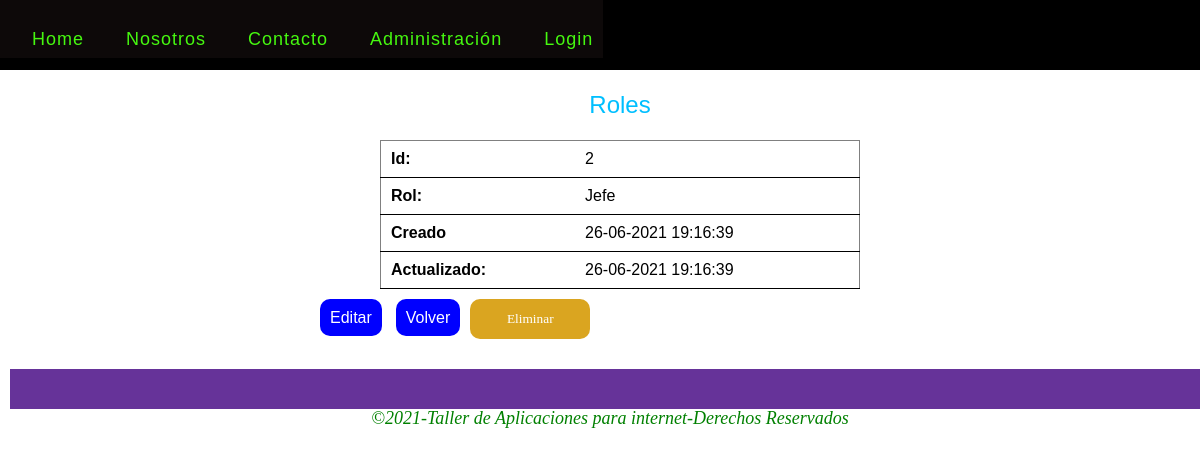
The app's page /roles/show.php?id=2 with its own data.
### tables this page shows
CREATE TABLE `roles` (
  `id` int(11) NOT NULL,
  `nombre` varchar(255) NOT NULL,
  `created_at` datetime DEFAULT NULL,
  `updated_at` datetime DEFAULT NULL
);

### class/modelo.php (called while the page is built, shortened)
<?php
class Modelo
{
    public function __construct()
    {
        $this->_db = new Conexion;
    }
}

### class/rolModel.php (called while the page is built, shortened)
<?php
    require_once('modelo.php');
    class rolModel extends Modelo
    {
    public function getRolId($id)
    {
        $id = (int) $id;
        $rol = $this->_db->prepare("SELECT id,nombre,created_at,updated_at FROM roles WHERE id = ?");
        $rol->bindParam(1,$id);
        $rol->execute();
        return $rol->fetch();
    }
}

### roles/show.php (the view, shortened to what this page needs)
<?php
    require('../class/rolModel.php');
    if(isset($_GET['id'])){
        $id = (int) $_GET['id'];
        $roles = new rolModel;
        $rol = $roles->getRolId($id);
    }
?>
<!DOCTYPE html>
<html lang="es">
<head>
    <link rel="stylesheet" href="../css/reset.css">
    <link rel="stylesheet" href="../css/estilos.css">
</head>
<body>
    <header>
        <?php  include('../partials/menu.php'); ?>
    </header>
    <section>
        <div class= "formulario">
            <h1>Roles</h1>
            <?php if($rol): ?>
                <table class="table">
                    <tr>
                        <th>Id:</th>
                        <td><?php echo $rol['id'];?></td>
                    </tr>
                    <tr>
                        <th>Rol:</th>
                        <td><?php echo $rol['nombre'];?></td>
                    </tr>
                    <tr>
                        <th>Creado</th>
                    <td>
                        <?php
                            $created = new DateTime($rol['created_at']);
                            echo $created->format('d-m-Y H:i:s');
                        ?>
                    </td>
                    <tr>
                        <th>Actualizado:</th>
                        <td>
                                <?php
                                    $created = new DateTime($rol['updated_at']);
                                    echo $created->format('d-m-Y H:i:s');
                                ?>
                        </td>
                    </tr>
                </table>
                <p class ="enlace">
                    <a href="edit.php?id=<?php echo $id;?>" class = "btn btn-primary">Editar</a>
                    <a href="index.php" class="btn btn-link">Volver</a>
                    <form action="delete.php" method="post">
                        <button type="submit" class ="btn btn-warning">Eliminar</button>
                    </form>
                </p>
            <?php else: ?>
                <p class ="text-info">El dato no existe</p>
            <?php endif;?>
        </div>
    </section>
    <footer>
        <?php  include('../partials/footer.php'); ?>
    </footer>
</body>
</html>

### css/estilos.css (style rules this page uses)
footer { width: 100%; float:left; height: 40px; background-color:rebeccapurple; margin: 10px; }
h1,h2,h3,h4,h5,h6 { color: deepskyblue; font-family: Arial, Helvetica, sans-serif; padding: 23px; }
section { float: left; width: 100%; margin-left: 20px; margin-right: 20px; margin-bottom: 20px; }
section h1 { text-align: center; font-size: 24px; }
table { width: 80%; margin: auto; }
.btn { width: 120px; height: 40px; border:0px; text-align: center; border-radius: 10px; margin-top: 10px; text-decoration: none; }
.btn-link { margin-left: 10px; margin-right: 10px; padding: 10px; }
.btn-primary,.btn-link { background-color: blue; color: white; }
.btn-warning { background-color: goldenrod; color: white; }
.btn-link,.btn-primary,.btn-warning { font-family:Georgia, 'Times New Roman', Times, serif; }
.enlace { float: left; margin-top: 20px; }
.enlace a { width: auto; text-decoration: none; padding: 10px; font-family: Arial, Helvetica, sans-serif; vertical-align: middle; margin-bottom: 100%; }
.formulario { float:left; width: 50%; left: 50%; margin-left: 25%; }
.table { border:grey solid 1px; border-radius: gray; }
.table th { font-weight: bold; }
.table th ,td { padding: 10px; border-bottom: 1px solid; text-align: left; font-family: Arial, Helvetica, sans-serif; }

### records on screen
roles: id "2", nombre "Jefe", created_at "26-06-2021 19:16:39", updated_at "26-06-2021 19:16:39"
